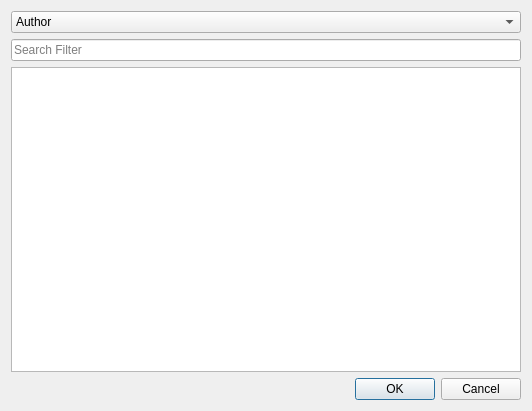
<?xml version="1.0" encoding="UTF-8"?>
<ui version="4.0">
 <class>Dialog</class>
 <widget class="QDialog" name="Dialog">
  <property name="geometry">
   <rect>
    <x>0</x>
    <y>0</y>
    <width>532</width>
    <height>411</height>
   </rect>
  </property>
  <property name="windowTitle">
   <string>Bib Entry Filter</string>
  </property>
  <layout class="QVBoxLayout" name="verticalLayout">
   <item>
    <widget class="QComboBox" name="comboBox_Field">
     <item>
      <property name="text">
       <string>Author</string>
      </property>
     </item>
     <item>
      <property name="text">
       <string>Journal</string>
      </property>
     </item>
     <item>
      <property name="text">
       <string>Keyword</string>
      </property>
     </item>
    </widget>
   </item>
   <item>
    <widget class="QLineEdit" name="lineEdit_Search">
     <property name="placeholderText">
      <string>Search Filter</string>
     </property>
    </widget>
   </item>
   <item>
    <widget class="QListView" name="listView_FilterVals">
     <property name="selectionMode">
      <enum>QAbstractItemView::ExtendedSelection</enum>
     </property>
    </widget>
   </item>
   <item>
    <widget class="QDialogButtonBox" name="buttonBox">
     <property name="orientation">
      <enum>Qt::Horizontal</enum>
     </property>
     <property name="standardButtons">
      <set>QDialogButtonBox::Cancel|QDialogButtonBox::Ok</set>
     </property>
    </widget>
   </item>
  </layout>
 </widget>
 <resources/>
 <connections>
  <connection>
   <sender>buttonBox</sender>
   <signal>accepted()</signal>
   <receiver>Dialog</receiver>
   <slot>accept()</slot>
   <hints>
    <hint type="sourcelabel">
     <x>248</x>
     <y>254</y>
    </hint>
    <hint type="destinationlabel">
     <x>157</x>
     <y>274</y>
    </hint>
   </hints>
  </connection>
  <connection>
   <sender>buttonBox</sender>
   <signal>rejected()</signal>
   <receiver>Dialog</receiver>
   <slot>reject()</slot>
   <hints>
    <hint type="sourcelabel">
     <x>316</x>
     <y>260</y>
    </hint>
    <hint type="destinationlabel">
     <x>286</x>
     <y>274</y>
    </hint>
   </hints>
  </connection>
 </connections>
</ui>
